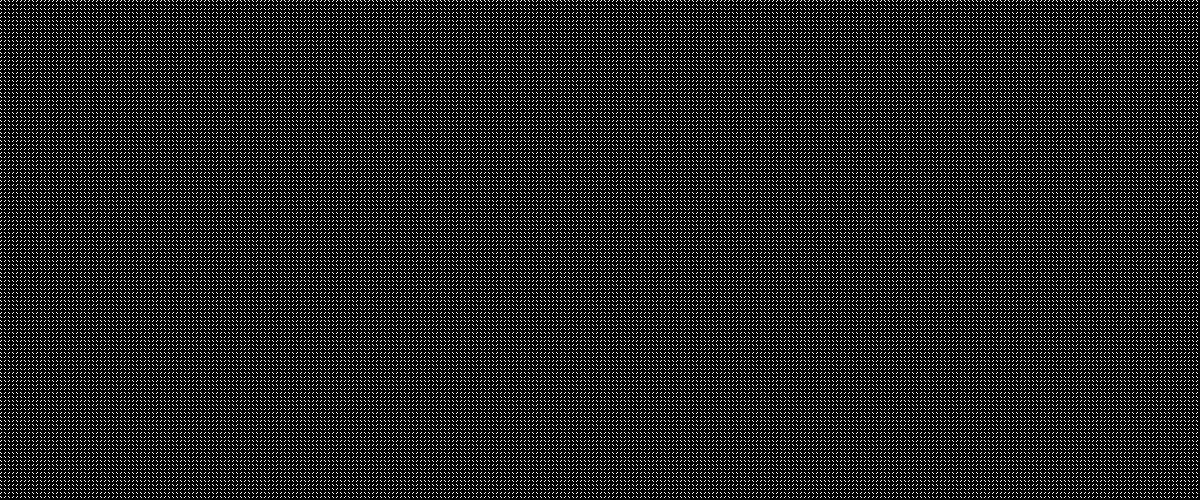
#> input picture out1.jpg, 1200 x 500 px; the run also reads 1 picture not shown here
$ python decode.py
#> lines starting #> are read from the running program, lines starting #| are printed output that depends on the picture
# dictionary
from PIL import Image
from pytesseract import pytesseract

'''
ý tưởng ở đây là : khi mà có ảnh giải mã rồi. thì sẽ convert text trong ảnh giải mã ra text thật và sử dụng
code trong file decode.py để tiến hành giải mã
'''
keys = {"0": "hi", "1": "dear", "2": "how", "3": "dog", "4": "prince", "5": "plan", "6": "to", "7": "my", "8": "are",
        "9": "you", "a": "happy", "b": "son", "c": "cat", "d": "go", "e": "hell", "f": "god", }
# thong diep da ma hoa
mess = "to hell to my to prince my plan to dog my prince my plan"
# hai file ảnh
infile1 = Image.open('out1.jpg')
#> infile1 is the input picture: PIL image 1200x500 L; min 0, max 255, mean 34.4
infile2 = Image.open('out2.jpg')
# tạo file ảnh mới với "L"(8 bit)
outfile = Image.new('L', infile1.size)
#> outfile: PIL image 1200x500 L; every value is 0
# xếp chồng 2 ảnh với nhau để tạo ra ảnh giải mã
for x in range(infile1.size[0]):
    for y in range(infile1.size[1]):
        outfile.putpixel((x, y), max(infile1.getpixel((x, y)), infile2.getpixel((x, y))))
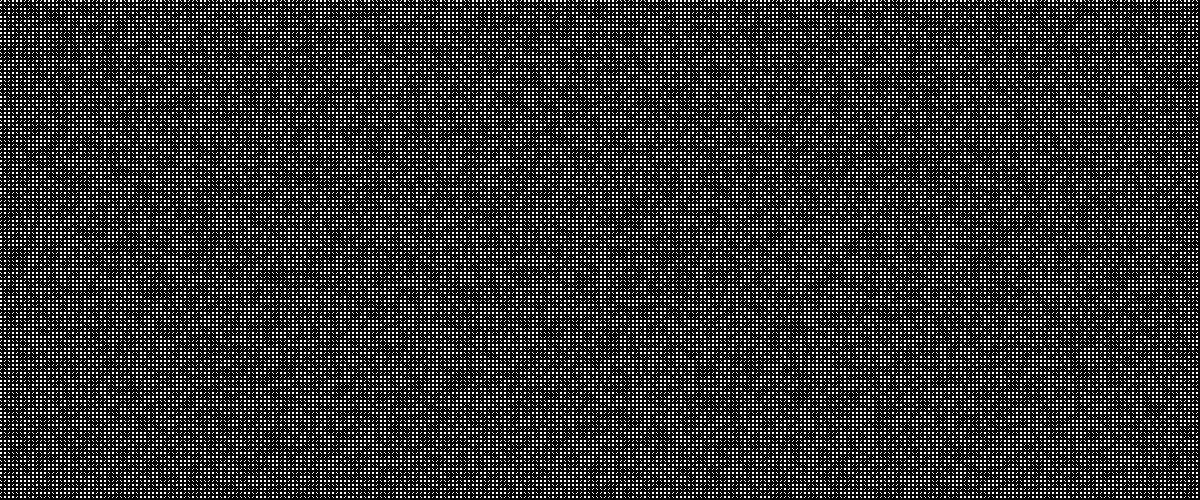
#> outfile: PIL image 1200x500 L; min 0, max 255, mean 51.8
# sử dụng thư viện pytesseract để chuyển từ image sang text
"""
Việc sử dung pytesseract có thể chuyển ảnh nền trắng chữ đen sang text được, còn ảnh đã mã hóa thì không thành công
Do bị nhiễu quá
"""
pytesseract.tesseract_cmd = 'C:/Program Files/Tesseract-OCR/tesseract.exe'
# outfile.save('outfile.jpg')
# chuyển từ image to string
#> (the run stopped early here; a loop or call above may not have finished)
